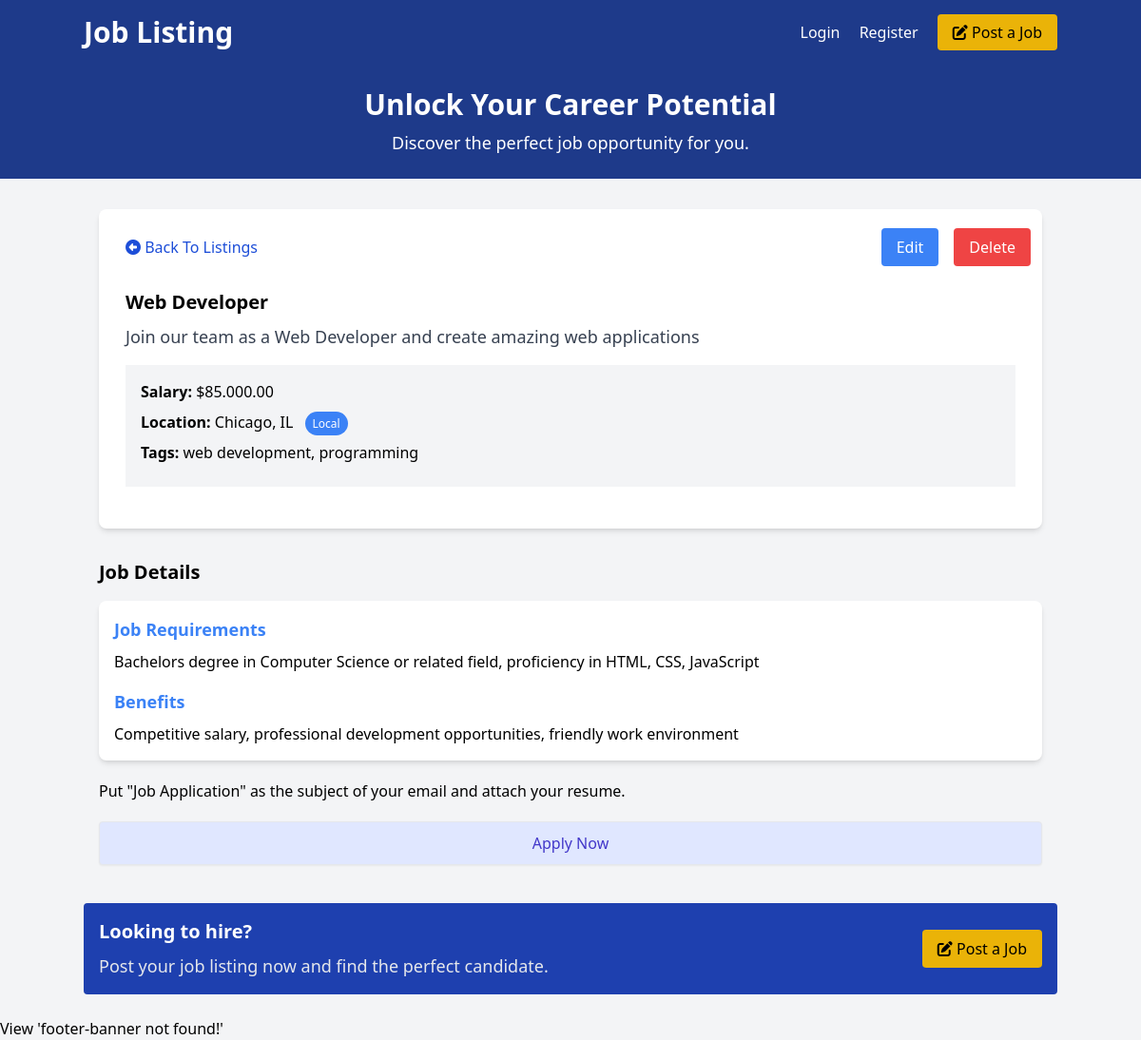
Screenshot of /listing?id=3 with the database file from the repository.
### tables this page shows
CREATE TABLE IF NOT EXISTS `listings` (
  `id` int NOT NULL AUTO_INCREMENT,
  `user_id` int NOT NULL,
  `title` varchar(255) NOT NULL,
  `description` longtext,
  `salary` varchar(45) DEFAULT NULL,
  `tags` varchar(255) DEFAULT NULL,
  `company` varchar(45) DEFAULT NULL,
  `address` varchar(255) DEFAULT NULL,
  `city` varchar(45) DEFAULT NULL,
  `state` varchar(45) DEFAULT NULL,
  `phone` varchar(45) DEFAULT NULL,
  `email` varchar(45) DEFAULT NULL,
  `requirements` longtext,
  `benefits` longtext,
  `created_at` timestamp NULL DEFAULT CURRENT_TIMESTAMP,
  PRIMARY KEY (`id`),
  KEY `fk_listings_users_idx` (`user_id`),
  CONSTRAINT `fk_listings_users` FOREIGN KEY (`user_id`) REFERENCES `users` (`id`) ON DELETE CASCADE ON UPDATE CASCADE
);

### App/controllers/ListingController.php (called while the page is built, shortened)
<?php
class ListingController
{
    protected $db;
    public function __construct()
    {
        $config = require basePath("config/db.php");
        $this->db = new Database($config);
    }
    public function show()
    {
        $id = $_GET['id'] ?? '';
        $params = [
            'id' => $id
        ];
        $listing = $this->db->query('SELECT * FROM listings Where id = :id', $params)->fetch();
        loadView('listings/show', [
            'listing' => $listing
        ]);
    }
}

### public/index.php (called while the page is built, shortened)
<?php
require '../helpers.php';
$router = new Router();
$uri = parse_url($_SERVER['REQUEST_URI'], PHP_URL_PATH);
$method = $_SERVER['REQUEST_METHOD'];
$router->route($uri, $method);

### Framework/Database.php (called while the page is built, shortened)
<?php
class Database
{
    public $conn;
    public function __construct($config)
    {
        $dsn = "mysql:host={$config['host']};port={$config['port']};dbname={$config['dbname']}";
        $options = [
            PDO::ATTR_ERRMODE => PDO::ERRMODE_EXCEPTION,
            PDO::ATTR_DEFAULT_FETCH_MODE => PDO::FETCH_OBJ
        ];
        try {
            $this->conn = new PDO($dsn, $config['username'], $config['password'], $options);
        } catch (PDOException $e) {
            throw new Exception("Database connection failed: {$e->getMessage()}");
        }
    }
    public function query($query, $params = [])
    {
        try {
            $sth = $this->conn->prepare($query);
            foreach ($params as $param => $value) {
                $sth->bindValue(':' . $param, $value);
            }
            $sth->execute();
            return $sth;
        } catch (PDOException $e) {
            throw new Exception("Query failed to execute: {$e->getMessage()}");
        }
    }
}

### App/views/listings/show.view.php (the view, shortened to what this page needs)
<?php loadPartial("navbar") ?>
<?php loadPartial("top-banner") ?>
<section class="container mx-auto p-4 mt-4">
    <div class="rounded-lg shadow-md bg-white p-3">
        <div class="flex justify-between items-center">
            <a class="block p-4 text-blue-700" href="/listings">
                <i class="fa fa-arrow-alt-circle-left"></i>
                Back To Listings
            </a>
            <div class="flex space-x-4 ml-4">
                <a
                    href="/edit"
                    class="px-4 py-2 bg-blue-500 hover:bg-blue-600 text-white rounded">Edit</a>
                <form method="POST">
                    <button
                        type="submit"
                        class="px-4 py-2 bg-red-500 hover:bg-red-600 text-white rounded">
                        Delete
                    </button>
                </form>
            </div>
        </div>
        <div class="p-4">
            <h2 class="text-xl font-semibold"><?= $listing->title ?></h2>
            <p class="text-gray-700 text-lg mt-2">
                <?= $listing->description ?>
            </p>
            <ul class="my-4 bg-gray-100 p-4">
                <li class="mb-2"><strong>Salary:</strong> <?= formatSalary($listing->salary) ?></li>
                <li class="mb-2">
                    <strong>Location:</strong> <?= $listing->city ?>, <?= $listing->state ?>
                    <span
                        class="text-xs bg-blue-500 text-white rounded-full px-2 py-1 ml-2">Local</span>
                </li>
                <li class="mb-2">
                    <strong>Tags:</strong> <?= $listing->tags ?>
                </li>
            </ul>
        </div>
    </div>
</section>
<section class="container mx-auto p-4">
    <h2 class="text-xl font-semibold mb-4">Job Details</h2>
    <div class="rounded-lg shadow-md bg-white p-4">
        <h3 class="text-lg font-semibold mb-2 text-blue-500">
            Job Requirements
        </h3>
        <p>
            <?= $listing->requirements ?>
        </p>
        <h3 class="text-lg font-semibold mt-4 mb-2 text-blue-500">Benefits</h3>
        <p><?= $listing->benefits ?></p>
    </div>
    <p class="my-5">
        Put "Job Application" as the subject of your email and attach your
        resume.
    </p>
    <a
        href="mailto:<?= $listing->email ?>"
        class="block w-full text-center px-5 py-2.5 shadow-sm rounded border text-base font-medium cursor-pointer text-indigo-700 bg-indigo-100 hover:bg-indigo-200">
        Apply Now
    </a>
</section>
<?php loadPartial("bottom-banner") ?>
<?php loadPartial("footer-banner") ?>

### Framework/Router.php (shortened to what this page needs)
<?php
class Router
{
    protected $routes = array();
    public function registerRoute($method, $uri, $action)
    {
        list($controller, $controllerMethod) = explode("@", $action);
        $this->routes[] = [
            'method' => $method,
            'uri' => $uri,
            'controller' => $controller,
            'controllerMethod' => $controllerMethod
        ];
    }
    public function route($uri, $method)
    {
        foreach ($this->routes as $route) {
            if ($route['uri'] === $uri && $route['method'] === $method) {
                $controllerMethod = $route['controllerMethod'];
                $controllerInstance = new $controller();
                $controllerInstance->$controllerMethod();
                return;
            }
        }
    }
}

### helpers.php (shortened to what this page needs)
<?php
function basePath($path = '')
{
    return __DIR__ . '/' . $path;
}
function loadView($name, $data = [])
{
    $viewPath = basePath("App/views/{$name}.view.php");
    if (file_exists($viewPath)) {
        extract($data);
        require $viewPath;
    } else {
        echo "View '{$name} not found!'";
    }
}
function loadPartial($name)
{
    $partialPath = basePath("App/views/partials/{$name}.php");
    if (file_exists($partialPath)) {
        require $partialPath;
    } else {
        echo "View '{$name} not found!'";
    }
}
function formatSalary($salary)
{
    return '$' . number_format(floatval(($salary)), 2, '.', '.');
}

### App/views/partials/navbar.php
<header class="bg-blue-900 text-white p-4">
    <div class="container mx-auto flex justify-between items-center">
        <h1 class="text-3xl font-semibold">
            <a href="/">Job Listing</a>
        </h1>
        <nav class="space-x-4">
            <a href="login.html" class="text-white hover:underline">Login</a>
            <a href="register.html" class="text-white hover:underline">Register</a>
            <a
                href="/listings/create"
                class="bg-yellow-500 hover:bg-yellow-600 text-black px-4 py-2 rounded hover:shadow-md transition duration-300"><i class="fa fa-edit"></i> Post a Job</a>
        </nav>
    </div>
</header>

### App/views/partials/top-banner.php
<section class="bg-blue-900 text-white py-6 text-center">
    <div class="container mx-auto">
        <h2 class="text-3xl font-semibold">Unlock Your Career Potential</h2>
        <p class="text-lg mt-2">
            Discover the perfect job opportunity for you.
        </p>
    </div>
</section>

### App/views/partials/bottom-banner.php
<section class="container mx-auto my-6">
    <div
        class="bg-blue-800 text-white rounded p-4 flex items-center justify-between">
        <div>
            <h2 class="text-xl font-semibold">Looking to hire?</h2>
            <p class="text-gray-200 text-lg mt-2">
                Post your job listing now and find the perfect candidate.
            </p>
        </div>
        <a
            href="/listings/create"
            class="bg-yellow-500 hover:bg-yellow-600 text-black px-4 py-2 rounded hover:shadow-md transition duration-300">
            <i class="fa fa-edit"></i> Post a Job
        </a>
    </div>
</section>

### rows the page displays
listings: title "Web Developer", description "Join our team as a Web Developer and create amazing web applications", salary "$85.000.00", city "Chicago", state "IL", tags "web development, programming", requirements "Bachelors degree in Computer Science or related field, proficiency in HTML, CSS, JavaScript", benefits "Competitive salary, professional development opportunities, friendly work environment"
